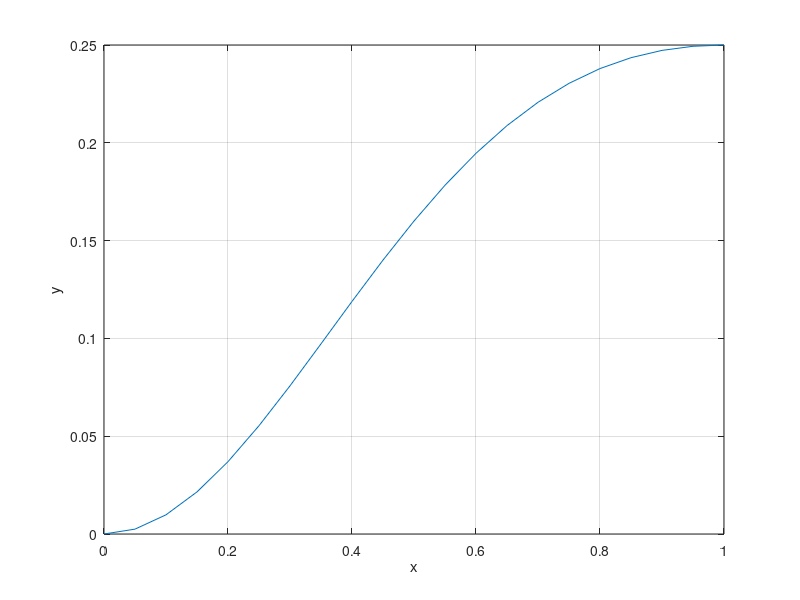

This figure's MATLAB source:
clc; clear;
F = @(x)x.^2./((x.^2+1).^2);
Q = quad(F,0,1,0.001); 
    xgr=0:0.05:1;
    ygr=F(xgr);
plot(xgr,ygr);
grid on;
xlabel('x');
ylabel('y');